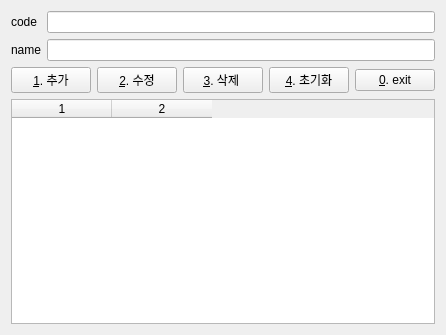
<?xml version="1.0" encoding="UTF-8"?>
<ui version="4.0">
 <class>Form</class>
 <widget class="QWidget" name="Form">
  <property name="geometry">
   <rect>
    <x>0</x>
    <y>0</y>
    <width>359</width>
    <height>335</height>
   </rect>
  </property>
  <property name="windowTitle">
   <string>product</string>
  </property>
  <layout class="QGridLayout" name="gridLayout">
   <item row="0" column="0">
    <layout class="QFormLayout" name="formLayout_2">
     <item row="0" column="0">
      <widget class="QLabel" name="lbl_code">
       <property name="text">
        <string>code</string>
       </property>
      </widget>
     </item>
     <item row="0" column="1">
      <widget class="QLineEdit" name="le_code"/>
     </item>
     <item row="1" column="1">
      <widget class="QLineEdit" name="le_name"/>
     </item>
     <item row="1" column="0">
      <widget class="QLabel" name="lbl_name">
       <property name="text">
        <string>name</string>
       </property>
      </widget>
     </item>
    </layout>
   </item>
   <item row="1" column="0">
    <layout class="QHBoxLayout" name="horizontalLayout_2">
     <item>
      <widget class="QPushButton" name="btn_insert">
       <property name="text">
        <string>&amp;1. 추가</string>
       </property>
      </widget>
     </item>
     <item>
      <widget class="QPushButton" name="btn_update">
       <property name="text">
        <string>&amp;2. 수정</string>
       </property>
      </widget>
     </item>
     <item>
      <widget class="QPushButton" name="btn_delete">
       <property name="text">
        <string>&amp;3. 삭제 </string>
       </property>
      </widget>
     </item>
     <item>
      <widget class="QPushButton" name="btn_init">
       <property name="text">
        <string>&amp;4. 초기화</string>
       </property>
      </widget>
     </item>
     <item>
      <widget class="QPushButton" name="btn_exit">
       <property name="text">
        <string>&amp;0. exit</string>
       </property>
      </widget>
     </item>
    </layout>
   </item>
   <item row="2" column="0">
    <widget class="QTableWidget" name="pro_table">
     <property name="rowCount">
      <number>0</number>
     </property>
     <property name="columnCount">
      <number>2</number>
     </property>
     <column/>
     <column/>
    </widget>
   </item>
  </layout>
 </widget>
 <resources/>
 <connections/>
</ui>
